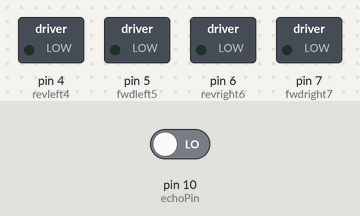
Recording of a sketch running on a simulated Arduino Uno, built with avr-gcc and run on an emulated ATmega328P. Parts: switched loads named in the sketch (green lamp = pin HIGH). The inputs (shaded band) are chosen by the test bench; at power-on: pin 10 (echoPin) LOW. Random numbers use the default seed unless the sketch sets one; pins used as bus, display or sensor lines are not drawn.

Above: at 1.5 s.
At 2.5 s:
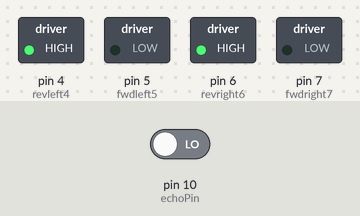
At 3.6 s:
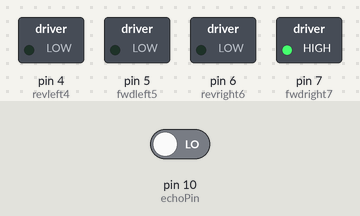
Timing chart, 0 to 6.8 s (numbered marks = the images above):
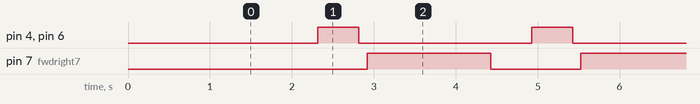

Measured:
- by itself, pin 4 (revleft4), pin 6 (revright6): alternates HIGH for 0.50 s and LOW for 2.1 s
- by itself, pin 7 (fwdright7): alternates HIGH for 1.5 s and LOW for 1.1 s
- by itself, everything shown: repeats every 2.6 s, in 4 steps

The sketch:

avoid.ino
```cpp
int trigPin = 9;
int echoPin = 10;
int revleft4 = 4;       //REV Left motor
int fwdleft5 = 5;       //Fro Left motor
int revright6 = 6;      //REV Right motor
int fwdright7 = 7;      //Fro Right motor

long duration, distance;

void setup() {

  delay(random(500,2000));
  Serial.begin(9600);
  pinMode(revleft4, OUTPUT);
  pinMode(fwdleft5, OUTPUT);
  pinMode(revright6, OUTPUT);
  pinMode(fwdright7, OUTPUT);

  pinMode(trigPin, OUTPUT);
  pinMode(echoPin, INPUT);
}

void loop() {

  digitalWrite(trigPin, LOW);
  delayMicroseconds(2);
  digitalWrite(trigPin, HIGH);     // send waves for 10 us
  delayMicroseconds(10);
  duration = pulseIn(echoPin, HIGH); // receive reflected waves
  distance = duration / 58.2;   // convert to distance
  delay(10);
  if (distance > 19)
  {
    // move forward
    digitalWrite(fwdright7, HIGH);
    digitalWrite(revright6, LOW);
    digitalWrite(fwdleft5, HIGH);
    digitalWrite(revleft4, LOW);
  }

  if (distance < 18)
  {
    //Stop
    digitalWrite(fwdright7, LOW);
    digitalWrite(revright6, LOW);
    digitalWrite(fwdleft5, LOW);
    digitalWrite(revleft4, LOW);
    delay(500);
    //movebackward
    digitalWrite(fwdright7, LOW);
    digitalWrite(revright6, HIGH);
    digitalWrite(fwdleft5, LOW);
    digitalWrite(revleft4, HIGH);
    delay(500);
    //Stop
    digitalWrite(fwdright7, LOW);
    digitalWrite(revright6, LOW);
    digitalWrite(fwdleft5, LOW);
    digitalWrite(revleft4, LOW);
    delay(100);
    //turn
    digitalWrite(fwdright7, HIGH);
    digitalWrite(revright6, LOW);
    digitalWrite(revleft4, LOW);
    digitalWrite(fwdleft5, LOW);
    delay(500);
  }
}
```
